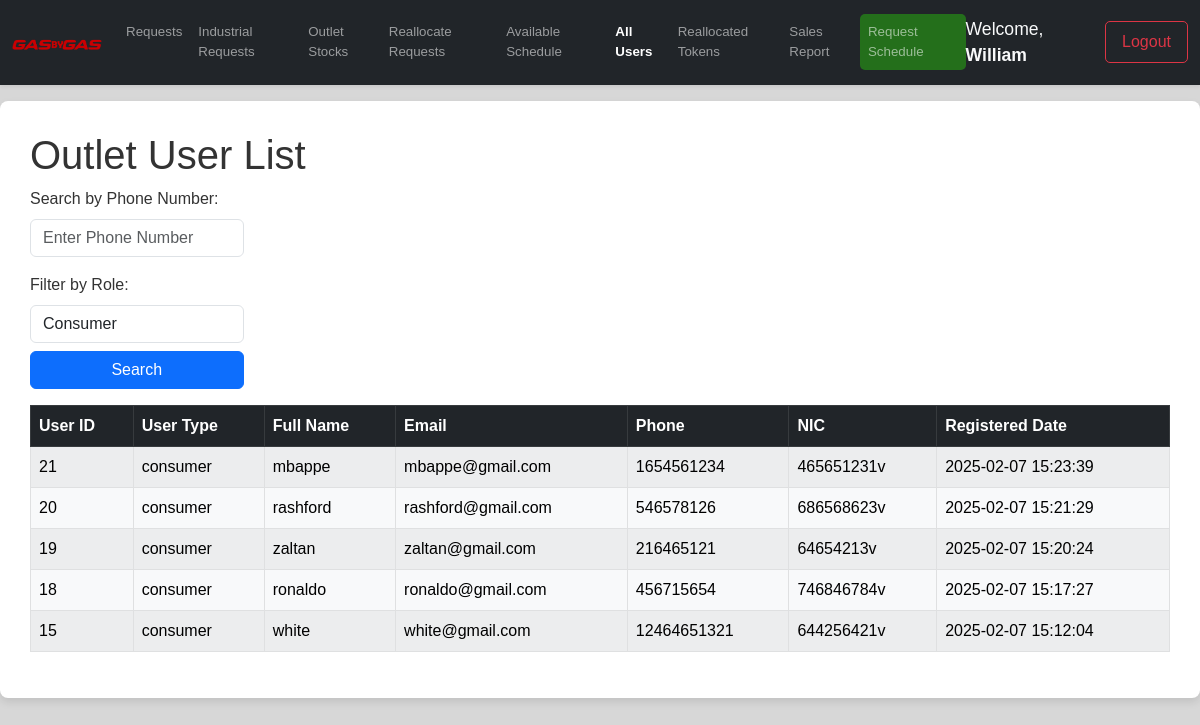
The app's page /outlet/outlet-dashboard.php?page=users (signed in) with its own data.
### tables this page shows
CREATE TABLE `users` (
  `UserID` int(11) NOT NULL,
  `FullName` varchar(100) NOT NULL,
  `outletID` int(10) NOT NULL DEFAULT 0,
  `Email` varchar(100) NOT NULL DEFAULT 'No Email',
  `PhoneNumber` varchar(15) NOT NULL,
  `NIC` varchar(12) NOT NULL,
  `RegOutlet` varchar(30) NOT NULL,
  `PasswordHash` varchar(255) NOT NULL,
  `Role` enum('consumer','outlet_manager','dispatch_office','physical_consumer') DEFAULT 'consumer',
  `CreatedAt` timestamp NOT NULL DEFAULT current_timestamp()
);

### outlet/users.php (the view, shortened to what this page needs)
<?php
$stmt = $conn->prepare("SELECT outletID FROM users WHERE UserID = ?");
$stmt->bind_param("i", $userID);
$stmt->execute();
$stmt->bind_result($outletID);
$searchPhone = $_GET['searchPhone'] ?? '';
$roleFilter = $_GET['role'] ?? 'consumer';
$query = "SELECT UserID, FullName, Email, PhoneNumber, NIC, Role, CreatedAt
          FROM users WHERE outletID = ? AND Role = ?";
$query .= " ORDER BY CreatedAt DESC";
$stmt = $conn->prepare($query);
if (!empty($searchPhone)) {
    $searchPhone = "%$searchPhone%";
    $stmt->bind_param("iss", $outletID, $roleFilter, $searchPhone);
} else {
    $stmt->bind_param("is", $outletID, $roleFilter);
}
$stmt->execute();
$result = $stmt->get_result();
?>
<h1>Outlet User List</h1>
<div class="row w-50">
    <div class="col-md-5 mb-3">
        <form method="GET" action="outlet-dashboard.php" class="d-flex flex-column align-items-start">
            <label for="searchPhone" class="mb-2">Search by Phone Number:</label>
            <input type="text" name="searchPhone" id="searchPhone" class="form-control"
                   placeholder="Enter Phone Number" value="<?= htmlspecialchars($searchPhone) ?>">
            <label for="role" class="mt-3 mb-2">Filter by Role:</label>
            <select name="role" id="role" class="form-control">
                <option value="consumer" <?= ($roleFilter == 'consumer') ? 'selected' : '' ?>>Consumer</option>
            </select>
            <button type="submit" class="btn btn-primary mt-2 w-100">Search</button>
        </form>
    </div>
</div>
<?php if ($result->num_rows > 0): ?>
    <table class="table table-bordered table-hover table-striped table-light">
        <thead class="table-dark">
            <tr>
                <th>User ID</th>
                <th>User Type</th>
                <th>Full Name</th>
                <th>Email</th>
                <th>Phone</th>
                <th>NIC</th>
                <th>Registered Date</th>
            </tr>
        </thead>
        <tbody>
            <?php while ($row = $result->fetch_assoc()): ?>
                <tr>
                    <td><?= htmlspecialchars($row['UserID']) ?></td>
                    <td><?= htmlspecialchars($row['Role']) ?></td>
                    <td><?= htmlspecialchars($row['FullName']) ?></td>
                    <td><?= htmlspecialchars($row['Email']) ?></td>
                    <td><?= htmlspecialchars($row['PhoneNumber']) ?></td>
                    <td><?= htmlspecialchars($row['NIC']) ?></td>
                    <td><?= htmlspecialchars($row['CreatedAt']) ?></td>
                </tr>
            <?php endwhile; ?>
        </tbody>
    </table>
<?php else: ?>
    <div class="alert alert-info">No users found for this outlet.</div>
<?php endif; ?>

### outlet/outlet-dashboard.php (shortened to what this page needs)
<?php
require '../db.php';
$userID = $_SESSION['userID'];
$stmt = $conn->prepare("SELECT FullName FROM users WHERE UserID = ?");
$stmt->bind_param("i", $userID);
$stmt->execute();
$stmt->bind_result($fullName);
?>
<!DOCTYPE html>
<html lang="en">
<head>
    <link href="https://cdn.jsdelivr.net/npm/bootstrap@5.3.0-alpha1/dist/css/bootstrap.min.css" rel="stylesheet">
    <link href="https://cdnjs.cloudflare.com/ajax/libs/select2/4.0.13/css/select2.min.css" rel="stylesheet" />
</head>
<body style="background: hsla(240, 2%, 12%, 0.178);">
<nav class="navbar navbar-expand-lg navbar-dark bg-dark sticky-top shadow-sm">
    <div class="container-fluid">
        <a class="navbar-brand" href="template.php">
            <img src="../assets/logo.png" alt="Brand Logo" class="navbar-logo">
        </a>
        <div class="collapse navbar-collapse" id="navbarNav">
            <?php $page = $_GET['page'] ?? 'requests'; ?>
            <ul class="navbar-nav me-auto mb-2 mb-lg-0">
                <li class="nav-item">
                    <a class="nav-link <?= $page === 'requests' ? 'active' : '' ?>" href="outlet-dashboard.php?page=requests">Requests</a>
                </li>
                <li class="nav-item">
                    <a class="nav-link <?= $page === 'industrial-requests' ? 'active' : '' ?>" href="outlet-dashboard.php?page=industrial-requests">Industrial Requests</a>
                </li>
                <li class="nav-item">
                    <a class="nav-link <?= $page === 'outlet-stocks' ? 'active' : '' ?>" href="outlet-dashboard.php?page=outlet-stocks">Outlet Stocks</a>
                </li>
                <li class="nav-item">
                    <a class="nav-link <?= $page === 'reallocate' ? 'active' : '' ?>" href="outlet-dashboard.php?page=reallocate">Reallocate Requests</a>
                </li>
                <li class="nav-item">
                    <a class="nav-link <?= $page === 'available-schedule' ? 'active' : '' ?>" href="outlet-dashboard.php?page=available-schedule">Available Schedule</a>
                </li>
                <li class="nav-item">
                    <a class="nav-link <?= $page === 'users' ? 'active' : '' ?>" href="outlet-dashboard.php?page=users">All Users</a>
                </li>
                <li class="nav-item">
                    <a class="nav-link <?= $page === 'r-token' ? 'active' : '' ?>" href="outlet-dashboard.php?page=r-token">Reallocated Tokens</a>
                </li>
                <li class="nav-item">
                    <a class="nav-link <?= $page === 'report' ? 'active' : '' ?>" href="outlet-dashboard.php?page=report">Sales Report</a>
                </li>
                <li class="nav-item">
                    <a class="nav-link main <?= $page === 'schedule' ? 'active' : '' ?>" href="outlet-dashboard.php?page=schedule">Request Schedule</a>
                </li>
            </ul>
            <span class="navbar-text me-3 text-light">
                Welcome, <span class="fw-bold"><?= htmlspecialchars($fullName); ?></span>
            </span>
            <a href="../logout.php" class="btn btn-outline-danger">Logout</a>
        </div>
    </div>
</nav>
    <div class="container d-flex flex-column mb-2 mt-3">
        <?php
        $allowed_pages = ['requests', 'outlet-stocks', 'reallocate', 'industrial-requests', 'schedule', 'available-schedule', 'users','r-token','report','profile'];
        if (in_array($page, $allowed_pages)) {
            include "$page.php";
        } else {
            include 'requests.php';
        }
        ?>
    </div>
</body>
</html>

### outlet/outlet-dashboard.php (style rules this page uses)
body { font-family: 'Poppins', sans-serif; background-color: #f4f7fa; color: #333; padding-bottom: 20px; }
.container { max-width: 1700px; background-color: #fff; border-radius: 8px; padding: 30px; box-shadow: 0 4px 8px rgba(0, 0, 0, 0.1); }
.navbar-logo { width: 120px; height: auto; }
.navbar-nav .nav-link { transition: all 0.3s ease; }
.main { transition: all 0.3s ease; background-color: rgba(43, 255, 0, 0.34) !important; border-radius: 5px; }
.navbar-nav .nav-link.active { color:rgb(255, 255, 255); font-weight: 600; border-radius: 5px; }
.navbar-text { font-size: 1.1rem; }
.btn-outline-danger { border-radius: 5px; padding: 8px 16px; }
.navbar-collapse { justify-content: flex-end; }
@media (max-width: 1650px) { .navbar-logo { width: 90px; } }
@media (max-width: 1650px) { .nav-link { font-size: smaller; } }

### records on screen
users: FullName "William"
users: UserID "21", Role "consumer", FullName "mbappe", Email "mbappe@gmail.com", PhoneNumber "1654561234", NIC "465651231v", CreatedAt "2025-02-07 15:23:39"
users: UserID "20", Role "consumer", FullName "rashford", Email "rashford@gmail.com", PhoneNumber "546578126", NIC "686568623v", CreatedAt "2025-02-07 15:21:29"
users: UserID "19", Role "consumer", FullName "zaltan", Email "zaltan@gmail.com", PhoneNumber "216465121", NIC "64654213v", CreatedAt "2025-02-07 15:20:24"
users: UserID "18", Role "consumer", FullName "ronaldo", Email "ronaldo@gmail.com", PhoneNumber "456715654", NIC "746846784v", CreatedAt "2025-02-07 15:17:27"
users: UserID "15", Role "consumer", FullName "white", Email "white@gmail.com", PhoneNumber "12464651321", NIC "644256421v", CreatedAt "2025-02-07 15:12:04"
